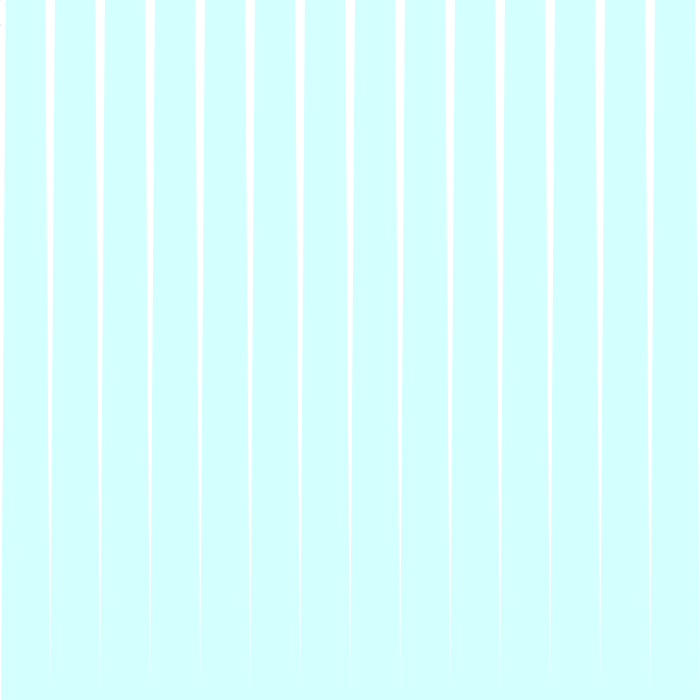
Frame 1 (no input)
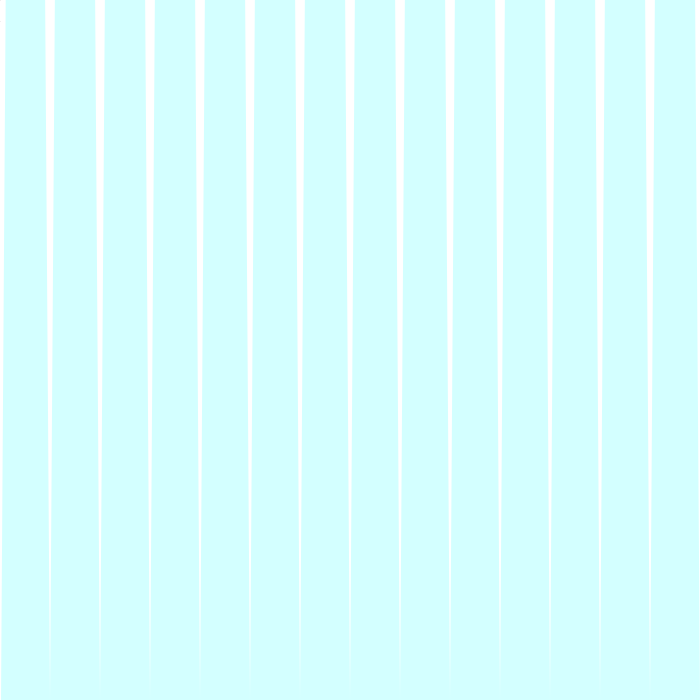
Frame 60 (the mouse pressed at the canvas centre just before this capture)
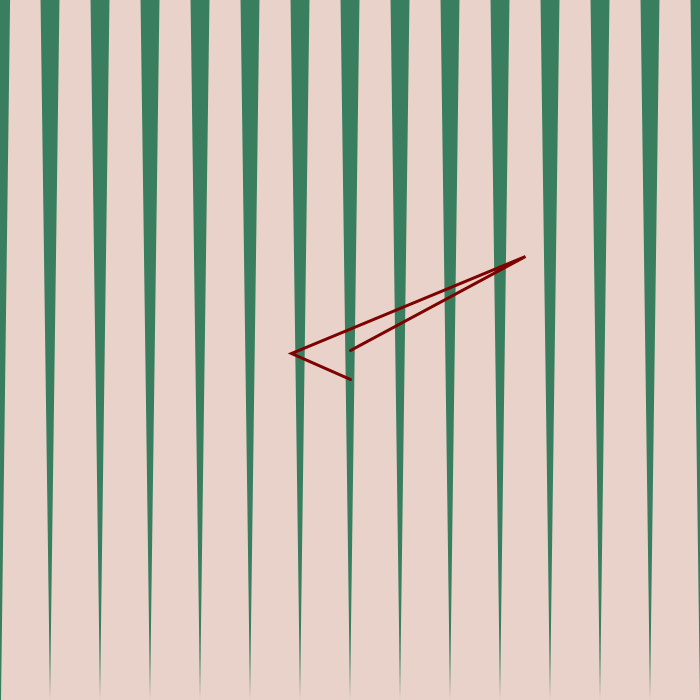
Frame 120 (the mouse held since frame 60 and released just before this capture)

The Processing sketch that drew these frames (run headless with seeded random() and noise(); from frame 60 on, the mouse is pressed at the canvas centre):

// Processing sketch: processing_71193
// ── processing_71193.pde

//stability + chaos project

void setup() {
  size(700, 700);
  background(0);
  smooth();
}

void draw() {
  frameRate(map(mouseY, 500, 700, 1, 500));
  background(map(mouseY, 0, 700, 255, 0));
  //constrain(mouseX, 300, 400);
 
    if (mousePressed == true) {
    background(random(0, 255), random(0, 230), random(0, 153));
  }
  
  //spikes of DEATH
  noStroke();
  fill(map(mouseY, 300, 700, 230, 255), map(mouseX, 300, 700, 240, 0), map(mouseX, 300, 700, 230, 0));
  triangle(1, 700, 25, map(mouseY, 600, 700, 100, 600), 50, 700);
  triangle(50, 700, 75, map(mouseY, 600, 700, 100, 600), 100, 700);
  triangle(100, 700, 125, map(mouseY, 600, 700, 100, 600), 150, 700);
  triangle(150, 700, 175, map(mouseY, 600, 700, 100, 600), 200, 700);
  triangle(200, 700, 225, map(mouseY, 600, 700, 100, 600), 250, 700);
  triangle(250, 700, 275, map(mouseY, 600, 700, 100, 600), 300, 700);
  triangle(300, 700, 325, map(mouseY, 600, 700, 100, 600), 350, 700);
  triangle(350, 700, 375, map(mouseY, 600, 700, 100, 600), 400, 700);
  triangle(400, 700, 425, map(mouseY, 600, 700, 100, 600), 450, 700);
  triangle(450, 700, 475, map(mouseY, 600, 700, 100, 600), 500, 700);
  triangle(500, 700, 525, map(mouseY, 600, 700, 100, 600), 550, 700);
  triangle(550, 700, 575, map(mouseY, 600, 700, 100, 600), 600, 700);
  triangle(600, 700, 625, map(mouseY, 600, 700, 100, 600), 650, 700);
  triangle(650, 700, 675, map(mouseY, 600, 700, 100, 600), 700, 700);
  //end spikes of DEATH
 
  noFill();
  strokeWeight(mouseY/100);
  stroke(map(mouseY, 0, 700, 0, 255), 0, 0);
  beginShape();
  vertex(mouseX, mouseY);
  vertex(mouseX+((mouseY)/2), mouseY-((random(1, 200))/2));
  vertex(mouseX-((random(1, 200))/2), mouseY+((random (1, 200))/2));
  vertex(mouseX, mouseY+(random (1, 100)));
  endShape();
  

 
  //smooth
  smooth();
}

//sobs
